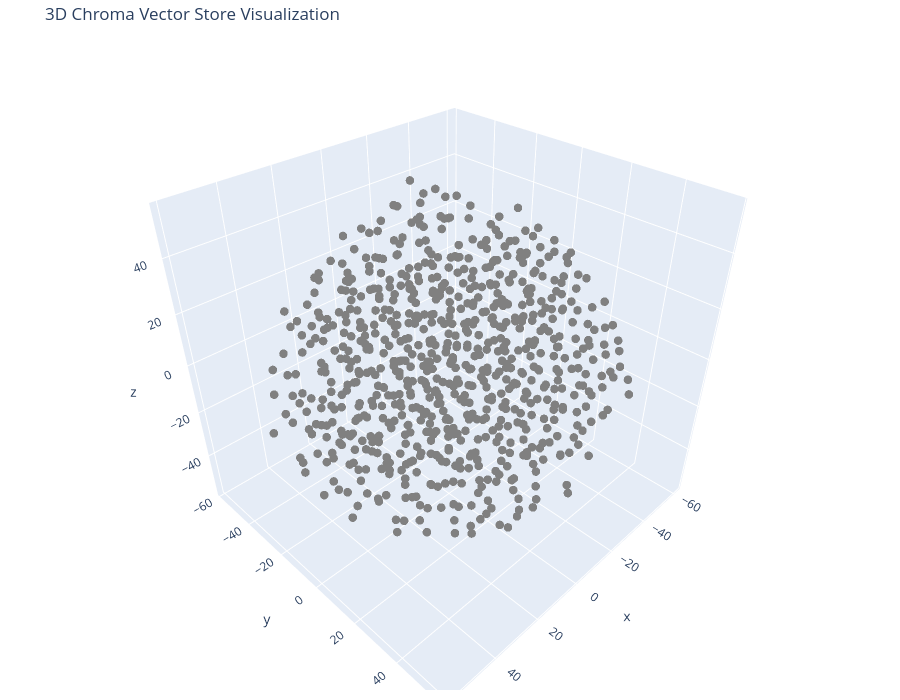

The cell this chart's notebook holds for it:
### Code cell
# 3D huh?

tsne = TSNE(n_components=3, random_state=42)
reduced_vectors = tsne.fit_transform(vectors)

# Create the 3D scatter plot
fig = go.Figure(data=[go.Scatter3d(
    x=reduced_vectors[:, 0],
    y=reduced_vectors[:, 1],
    z=reduced_vectors[:, 2],
    mode='markers',
    marker=dict(size=5, color=colors, opacity=0.8),
    text=[f"Type: {t}<br>Text: {d[:100]}..." for t, d in zip(doc_types, documents)],
    hoverinfo='text'
)])

fig.update_layout(
    title='3D Chroma Vector Store Visualization',
    scene=dict(xaxis_title='x', yaxis_title='y', zaxis_title='z'),
    width=900,
    height=700,
    margin=dict(r=10, b=10, l=10, t=40)
)

fig.show()

### Figure 1 — Plotly figure (JSON) as saved in the notebook; plotly's stock layout.template omitted (floating-point values rounded to 4 significant figures; data arrays with more than 128 entries replaced by an {"elided": "..."} marker saying what was removed)
{"data": [{"hoverinfo": "text", "marker": {"color": {"elided": "2980 str values"}, "opacity": 0.8, "size": 5}, "mode": "markers", "text": {"elided": "2980 str values"}, "type": "scatter3d", "x": {"elided": "2980 float values"}, "y": {"elided": "2980 float values"}, "z": {"elided": "2980 float values"}}], "layout": {"height": 700, "margin": {"b": 10, "l": 10, "r": 10, "t": 40}, "scene": {"xaxis": {"title": {"text": "x"}}, "yaxis": {"title": {"text": "y"}}, "zaxis": {"title": {"text": "z"}}}, "title": {"text": "3D Chroma Vector Store Visualization"}, "width": 900}}
